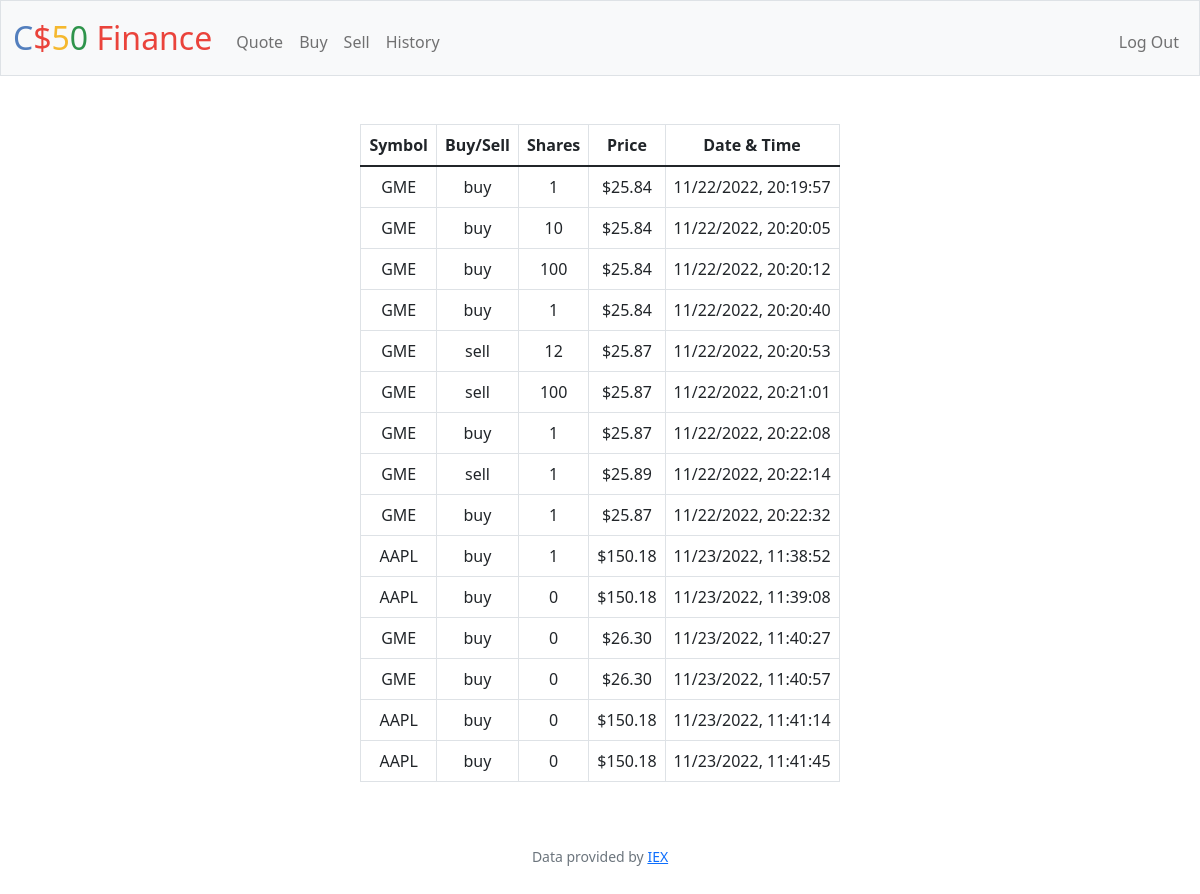
The app's page /history (signed in) with its own data.
### tables this page shows
CREATE TABLE 'transactions' ('id' INTEGER PRIMARY KEY AUTOINCREMENT NOT NULL, 'user_id' INTEGER NOT NULL, 'symbol' TEXT NOT NULL, 'price' NUMERIC NOT NULL, 'shares' NUMERIC NOT NULL, 'datetime' TEXT NOT NULL);

### app.py (the view)
@app.route("/history")
@login_required
def history():
    result = db.execute("SELECT * FROM transactions WHERE user_id = ?", session["user_id"])
    data = []
    for tran in result:
        tran_data = {}
        tran_data["symbol"] = tran["symbol"]
        tran_data["price"] = tran["price"]
        tran_data["shares"] = abs(tran["shares"])
        tran_data["datetime"] = tran["datetime"]
        if tran["shares"] < 0:
            tran_data["buysell"] = 'sell'
        else:
            tran_data["buysell"] = 'buy'
        data.append(tran_data)
    return render_template("history.html", data=data)

### app.py (called while the page is built)
@app.after_request
def after_request(response):
    response.headers["Cache-Control"] = "no-cache, no-store, must-revalidate"
    response.headers["Expires"] = 0
    response.headers["Pragma"] = "no-cache"
    return response

### helpers.py (called while the page is built)
def login_required(f):
    @wraps(f)
    def decorated_function(*args, **kwargs):
        if session.get("user_id") is None:
            return redirect("/login")
        return f(*args, **kwargs)
    return decorated_function

def usd(value):
    return f"${value:,.2f}"

### templates/history.html (shortened to what this page needs)
{% extends "layout.html" %}
{% block main %}
    <table class="table table-bordered mx-auto w-auto">
        <thead>
        <tr>
            <th>Symbol</th>
            <th>Buy/Sell</th>
            <th>Shares</th>
            <th>Price</th>
            <th>Date & Time</th>
        </tr>
        </thead>
        <tbody>
            {% for entry in data %}
            <tr>
                <td>{{ entry["symbol"] }}</td>
                <td>{{ entry["buysell"] }}</td>
                <td>{{ entry["shares"] }}</td>
                <td>{{ entry["price"] | usd }}</td>
                <td>{{ entry["datetime"] }}</td>
            </tr>
            {% endfor %}
        </tbody>
    </table>
{% endblock %}

### records on screen
transactions: symbol "GME", buysell "buy", shares "1", price "$25.84", datetime "11/22/2022, 20:19:57"
transactions: symbol "GME", buysell "buy", shares "10", price "$25.84", datetime "11/22/2022, 20:20:05"
transactions: symbol "GME", buysell "buy", shares "100", price "$25.84", datetime "11/22/2022, 20:20:12"
transactions: symbol "GME", buysell "buy", shares "1", price "$25.84", datetime "11/22/2022, 20:20:40"
transactions: symbol "GME", buysell "sell", shares "12", price "$25.87", datetime "11/22/2022, 20:20:53"
transactions: symbol "GME", buysell "sell", shares "100", price "$25.87", datetime "11/22/2022, 20:21:01"
transactions: symbol "GME", buysell "buy", shares "1", price "$25.87", datetime "11/22/2022, 20:22:08"
transactions: symbol "GME", buysell "sell", shares "1", price "$25.89", datetime "11/22/2022, 20:22:14"
transactions: symbol "GME", buysell "buy", shares "1", price "$25.87", datetime "11/22/2022, 20:22:32"
transactions: symbol "AAPL", buysell "buy", shares "1", price "$150.18", datetime "11/23/2022, 11:38:52"
transactions: symbol "AAPL", buysell "buy", shares "0", price "$150.18", datetime "11/23/2022, 11:39:08"
transactions: symbol "GME", buysell "buy", shares "0", price "$26.30", datetime "11/23/2022, 11:40:27"
transactions: symbol "GME", buysell "buy", shares "0", price "$26.30", datetime "11/23/2022, 11:40:57"
transactions: symbol "AAPL", buysell "buy", shares "0", price "$150.18", datetime "11/23/2022, 11:41:14"
transactions: symbol "AAPL", buysell "buy", shares "0", price "$150.18", datetime "11/23/2022, 11:41:45"
